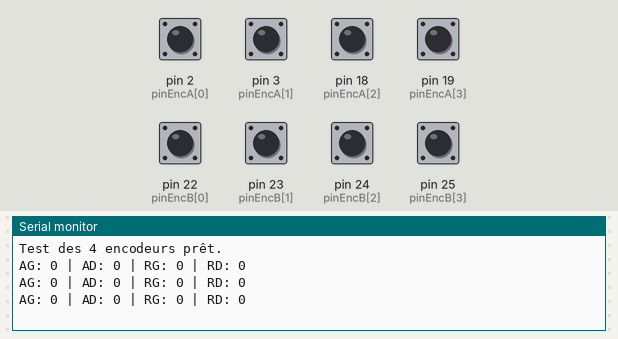
This sketch was run on a simulated Arduino Mega 2560, built with avr-gcc and run on an emulated ATmega2560. On the bench: the last lines printed to the serial monitor. The test bench sets the inputs (shaded band); at power-on: pin 2 (pinEncA[0]), pin 3 (pinEncA[1]), pin 18 (pinEncA[2]), pin 19 (pinEncA[3]), pin 22 (pinEncB[0]), pin 23 (pinEncB[1]), pin 24 (pinEncB[2]), pin 25 (pinEncB[3]) HIGH.

Above: at 1.2 s.
1.3 s: pin 2 (pinEncA[0]) pulled LOW for 0.15 s
At 1.9 s:
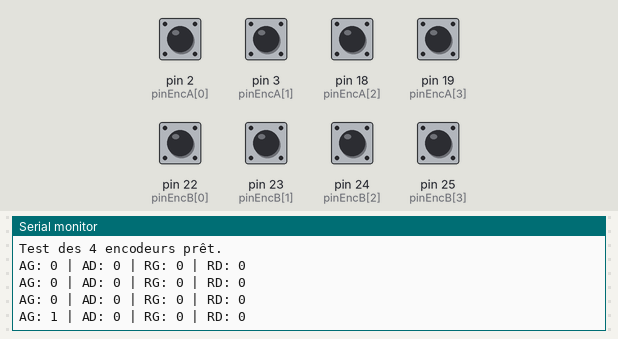
2.9 s: pin 3 (pinEncA[1]) pulled LOW for 0.15 s
At 3.9 s:
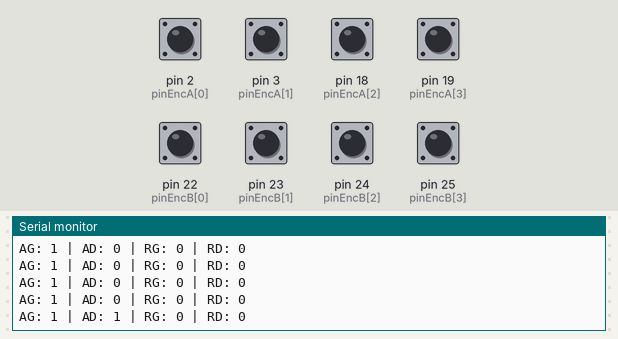
4.5 s: pin 18 (pinEncA[2]) pulled LOW for 0.15 s
At 5.4 s:
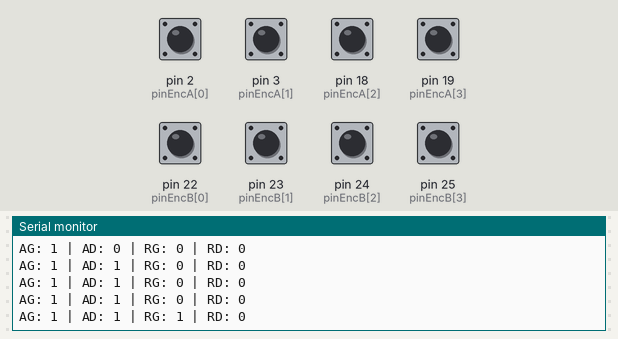
6.1 s: pin 19 (pinEncA[3]) pulled LOW for 0.15 s
At 6.9 s:
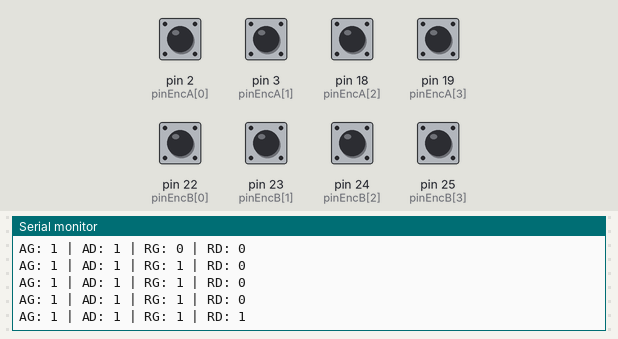
7.7 s: pin 2 (pinEncA[0]) pulled LOW for 1 s
At 9.4 s:
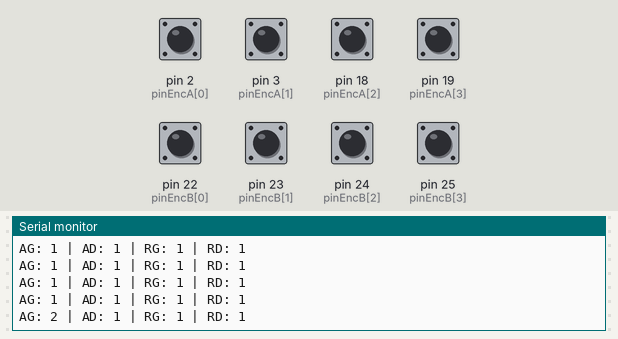
10.2 s: pin 3 (pinEncA[1]) pulled LOW for 1 s
At 11.9 s:
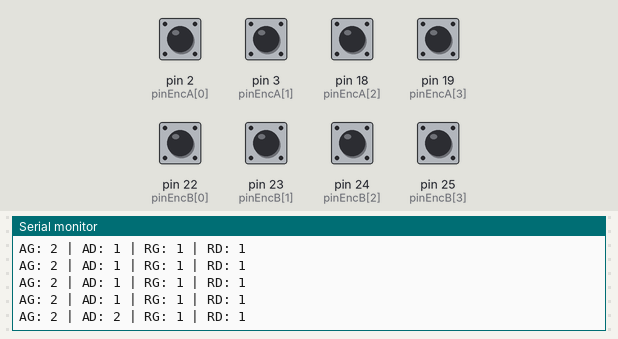
Timing chart, 0 to 13.4 s (numbered marks = the images above; inputs shaded):
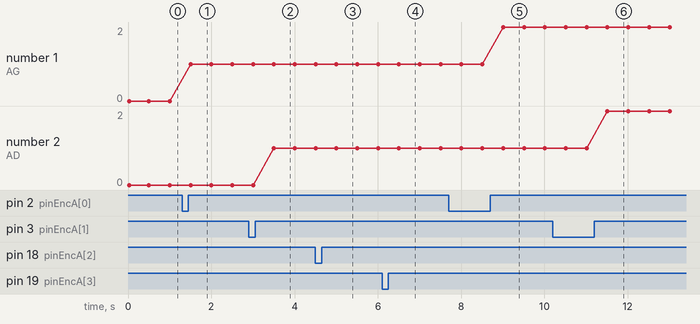

Measured:
- after the input at 1.3 s, the serial monitor: prints a new line after 0.20 s (image 1)
- after the input at 2.9 s, the serial monitor: prints a new line after 0.60 s (image 2)
- after the input at 4.5 s, the serial monitor: prints a new line after 0.51 s (image 3)
- after the input at 6.1 s, the serial monitor: prints a new line after 0.41 s (image 4)
- after the input at 7.7 s, the serial monitor: prints a new line after 1.3 s (image 5)
- after the input at 10.2 s, the serial monitor: prints a new line after 1.3 s (image 6)
- plotted number 1: 0 → 1 after the input at 1.3 s, 1 → 2 after the input at 7.7 s

The sketch:

encodeurs_testables_sans_alim.ino
```cpp
// =====================================================
// TEST DES 4 ENCODEURS - ARDUINO MEGA
// =====================================================

// Ordre :
// 0 = Avant Gauche
// 1 = Avant Droite
// 2 = Arrière Gauche
// 3 = Arrière Droite

const int pinEncA[4] = {2, 3, 18, 19};      // Interruptions Mega
const int pinEncB[4] = {22, 23, 24, 25};    // Broches normales

volatile long compteurTics[4] = {0, 0, 0, 0};

// Mets -1 si un encodeur compte dans le mauvais sens
const int sensEncodeur[4] = {1, 1, 1, 1};

void setup() {
  Serial.begin(9600);

  for (int i = 0; i < 4; i++) {
    pinMode(pinEncA[i], INPUT_PULLUP);
    pinMode(pinEncB[i], INPUT_PULLUP);
  }

  attachInterrupt(digitalPinToInterrupt(pinEncA[0]), gererEncodeur0, RISING);
  attachInterrupt(digitalPinToInterrupt(pinEncA[1]), gererEncodeur1, RISING);
  attachInterrupt(digitalPinToInterrupt(pinEncA[2]), gererEncodeur2, RISING);
  attachInterrupt(digitalPinToInterrupt(pinEncA[3]), gererEncodeur3, RISING);

  Serial.println("Test des 4 encodeurs prêt.");

}

void loop() {
  afficherCompteurs();
  delay(500);
}

long lireCompteur(int moteur) {
  noInterrupts();
  long valeur = compteurTics[moteur];
  interrupts();
  return valeur;
}

void afficherCompteurs() {
  Serial.print("AG: ");
  Serial.print(lireCompteur(0));

  Serial.print(" | AD: ");
  Serial.print(lireCompteur(1));

  Serial.print(" | RG: ");
  Serial.print(lireCompteur(2));

  Serial.print(" | RD: ");
  Serial.println(lireCompteur(3));
}

void gererEncodeur(int moteur) {
  if (digitalRead(pinEncB[moteur]) == HIGH) {
    compteurTics[moteur] += sensEncodeur[moteur];
  } else {
    compteurTics[moteur] -= sensEncodeur[moteur];
  }
}


void gererEncodeur0() {
  gererEncodeur(0);
}

void gererEncodeur1() {
  gererEncodeur(1);
}

void gererEncodeur2() {
  gererEncodeur(2);
}

void gererEncodeur3() {
  gererEncodeur(3);
}
```
